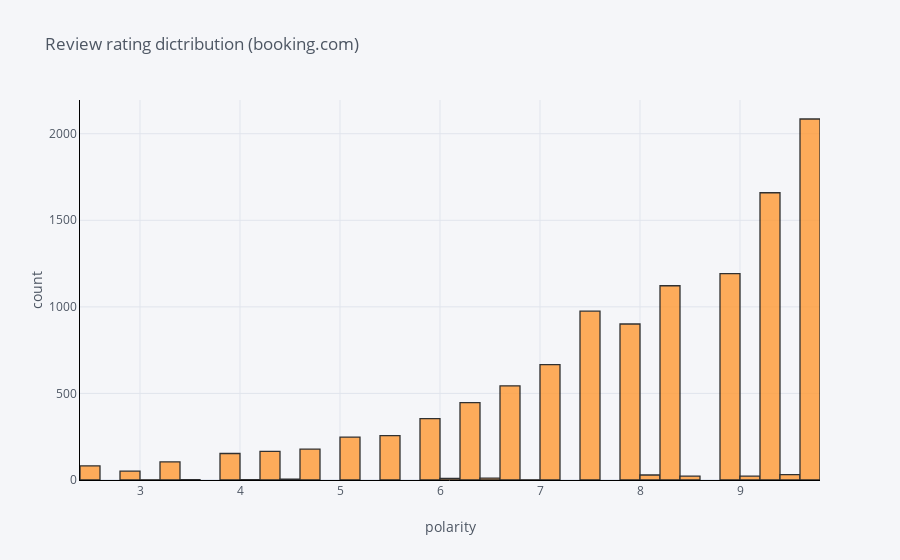

Notebook cell for this chart:
### Markdown cell above
## Review raiting distribution

### Code cell
df['ratingValue'].iplot(
    kind='hist',
    bins=50,
    xTitle='polarity',
    linecolor='black',
    yTitle='count',
    title='Review rating dictribution (booking.com)')

### Figure 1 — Plotly figure (JSON) as saved in the notebook; plotly's stock layout.template omitted (floating-point values rounded to 4 significant figures; data arrays with more than 128 entries replaced by an {"elided": "..."} marker saying what was removed)
{"data": [{"histfunc": "count", "histnorm": "", "marker": {"color": "rgba(255, 153, 51, 1.0)", "line": {"color": "#000000", "width": 1.3}}, "name": "ratingValue", "nbinsx": 50, "opacity": 0.8, "orientation": "v", "type": "histogram", "x": {"elided": "15993 float values"}}], "layout": {"barmode": "overlay", "legend": {"bgcolor": "#F5F6F9", "font": {"color": "#4D5663"}}, "paper_bgcolor": "#F5F6F9", "plot_bgcolor": "#F5F6F9", "title": {"font": {"color": "#4D5663"}, "text": "Review rating dictribution (booking.com)"}, "xaxis": {"gridcolor": "#E1E5ED", "linecolor": "black", "showgrid": true, "tickfont": {"color": "#4D5663"}, "title": {"font": {"color": "#4D5663"}, "text": "polarity"}, "zerolinecolor": "#E1E5ED"}, "yaxis": {"gridcolor": "#E1E5ED", "linecolor": "black", "showgrid": true, "tickfont": {"color": "#4D5663"}, "title": {"font": {"color": "#4D5663"}, "text": "count"}, "zerolinecolor": "#E1E5ED"}}}
